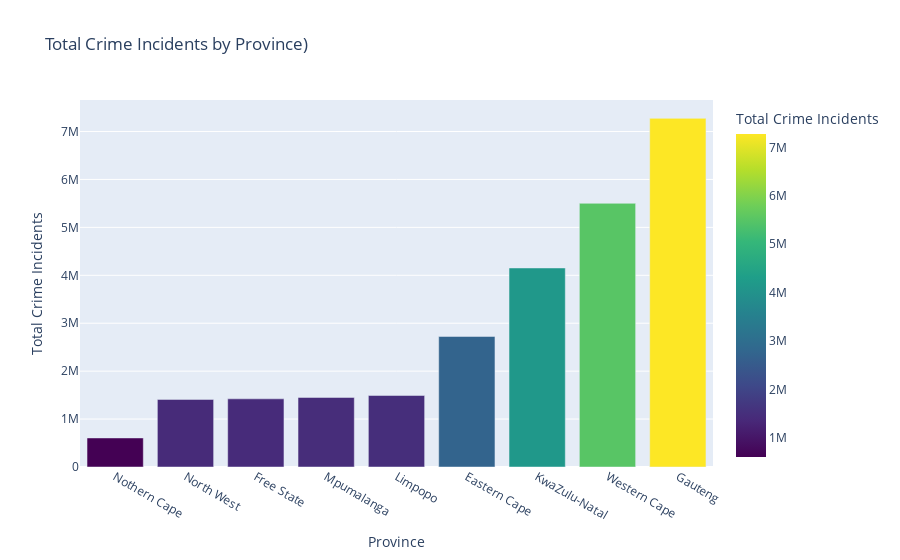

Source (notebook cell):
### Code cell
group_Province_to_Total = group_Province_to_Total.sort_values(by='Total')

fig = px.bar(group_Province_to_Total, x='Province', y='Total',
             color='Total', color_continuous_scale='Viridis',
             labels={'Total': 'Total Crime Incidents'},
             title='Total Crime Incidents by Province)')

fig.update_layout(xaxis_title='Province', yaxis_title='Total Crime Incidents')

fig.show()

### Figure 1 — Plotly figure (JSON) as saved in the notebook; plotly's stock layout.template omitted (floating-point values rounded to 4 significant figures)
{"data": [{"alignmentgroup": "True", "hovertemplate": "Province=%{x}<br>Total Crime Incidents=%{marker.color}<extra></extra>", "legendgroup": "", "marker": {"color": [606367, 1410042, 1422327, 1451499, 1492403, 2723932, 4153161, 5502038, 7274899], "coloraxis": "coloraxis", "pattern": {"shape": ""}}, "name": "", "offsetgroup": "", "orientation": "v", "showlegend": false, "textposition": "auto", "type": "bar", "x": ["Nothern Cape", "North West", "Free State", "Mpumalanga", "Limpopo", "Eastern Cape", "KwaZulu-Natal", "Western Cape", "Gauteng"], "xaxis": "x", "y": [606367, 1410042, 1422327, 1451499, 1492403, 2723932, 4153161, 5502038, 7274899], "yaxis": "y"}], "layout": {"autosize": true, "barmode": "relative", "coloraxis": {"colorbar": {"title": {"text": "Total Crime Incidents"}}, "colorscale": [[0, "#440154"], [0.1111, "#482878"], [0.2222, "#3e4989"], [0.3333, "#31688e"], [0.4444, "#26828e"], [0.5556, "#1f9e89"], [0.6667, "#35b779"], [0.7778, "#6ece58"], [0.8889, "#b5de2b"], [1, "#fde725"]]}, "legend": {"tracegroupgap": 0}, "title": {"text": "Total Crime Incidents by Province)"}, "xaxis": {"anchor": "y", "autorange": true, "domain": [0, 1], "range": [-0.5, 8.5], "title": {"text": "Province"}, "type": "category"}, "yaxis": {"anchor": "x", "autorange": true, "domain": [0, 1], "range": [0, 7658000.0], "title": {"text": "Total Crime Incidents"}, "type": "linear"}}}
